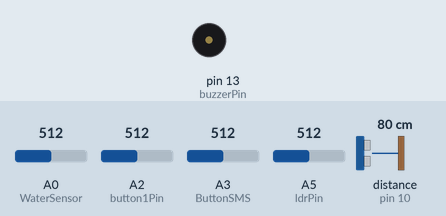
Simulated run of this sketch. Board: Arduino Uno, built with avr-gcc and run on an emulated ATmega328P. On the bench: buzzer (waves = sounding, pin HIGH). Wiring (inferred from the names in the program): ultrasonic range finder: trigger pin 8; echo pin 10. The test bench sets the inputs (shaded band); at power-on: A0 (WaterSensor) = 512, A2 (button1Pin) = 512, A3 (ButtonSMS) = 512, A5 (ldrPin) = 512, distance to the obstacle (sensor on pin 10) 80 cm. The echo pulse lasts 58.3 µs per cm; the modem accepts every AT command (registered, SIM ready, sends succeed) and sends nothing else; pins used as bus, display or sensor lines are not drawn; what the sketch prints to the serial monitor is not drawn.

Above: at 3.2 s.
3.3 s: A0 (WaterSensor) set to 390
6.7 s: A2 (button1Pin) set to 419
8.9 s: A2 (button1Pin) set to 386
At 9.6 s:
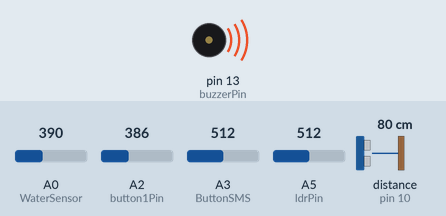
10.4 s: A2 (button1Pin) set to 410
At 11.4 s:
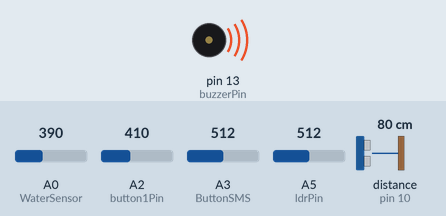
13.8 s: A2 (button1Pin) set to 390
At 15.1 s:
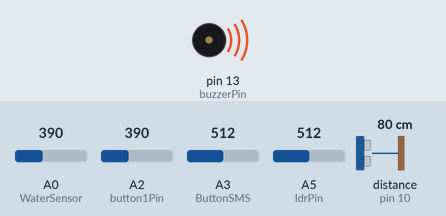
15.4 s: A0 (WaterSensor) set to 416
At 15.9 s:
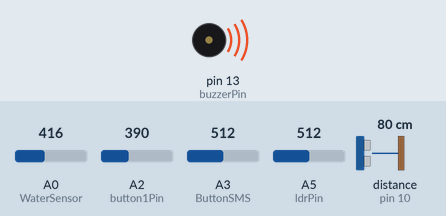
Timing chart, 0 to 19.8 s (numbered marks = the images above; inputs shaded):
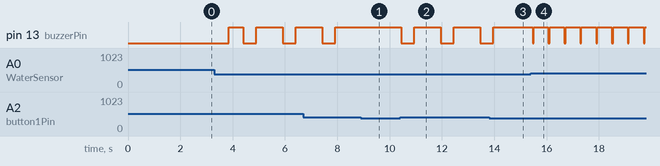

Measured:
- the behaviour switches between 401 and 400 on A2 (button1Pin) (found by bisection; images 0 and 1)
- the behaviour switches between 400 and 401 on A0 (WaterSensor) (found by bisection; images 3 and 4)
- after the input at 8.9 s, pin 13 (buzzerPin): stays HIGH (without the input it goes to LOW after 0.03 s)
- after the input at 10.4 s, pin 13 (buzzerPin): alternates HIGH for 1.0 s and LOW for 0.50 s, starting at once
- after the input at 13.8 s, pin 13 (buzzerPin): goes on until 14.0 s, then stays HIGH
- after the input at 15.4 s, pin 13 (buzzerPin): alternates HIGH for 0.56 s and LOW for 0.05 s, starting after 0.07 s

The sketch:

Main.ino
```cpp
#define trigPin 8
#define echoPin 10

//UltraSonic
const int buzzerPin = 13;
long duration, distance;

//WaterSensor
const int WaterSensor = A0;
int WaterSensorState = 0;

//LDR With Buzzer With Button1
const int ldrPin = A5;
const int button1Pin = A2;
int ldrState = 0;
int button1State = 0;

// SMS Sending Button
const int ButtonSMS = A3;
int ButtonSMSState = 0;
int ButtonSMSCondition = 0;

//GPS
String googleMapLink;

//SMS
#include <SoftwareSerial.h>
// Create software serial object to communicate with SIM800L
SoftwareSerial mySerial(6, 7); // SIM800L Tx & Rx is connected to Arduino #6 & #7

void setup() {
  Serial.begin(9600);  // Start the serial communication at 9600 baud rate
  pinMode(trigPin, OUTPUT);  // Set the trigPin as an OUTPUT
  pinMode(echoPin, INPUT);   // Set the echoPin as an INPUT
  pinMode(buzzerPin, OUTPUT);

  pinMode(WaterSensor, INPUT);
  pinMode(ldrPin, INPUT);
  pinMode(button1Pin, INPUT);
  pinMode(ButtonSMS, INPUT);

  mySerial.begin(9600);  // Begin serial communication with SIM800L
  Serial.println("Initializing...");
  delay(1000);

  // SIM800L initialization commands
  mySerial.println("AT");
  updateSerial();
  mySerial.println("AT+CMGF=1"); // Set SMS to TEXT mode
  updateSerial();
}

void loop() {
  WaterSensorState = analogRead(WaterSensor);
  ldrState = analogRead(ldrPin);
  button1State = analogRead(button1Pin);
  ButtonSMSState = analogRead(ButtonSMS);

  // Trigger SMS if button is pressed and SMS condition flag is not set
  if (ButtonSMSState > 400 && ButtonSMSCondition == 0) {
    ButtonSMSCondition = 1; // Set flag to prevent multiple SMS per press
    googleMapLink = "https://maps.app.goo.gl/aAk3zZQoXhX5PURy6";
    Serial.println("Sending SMS with location: " + googleMapLink);

    // Send SMS
    mySerial.print("AT+CMGS=\"+8801700507312\"\r"); //1789333514
    delay(100);
    mySerial.print(googleMapLink);
    delay(100);
    mySerial.write(26);  // End SMS command
    updateSerial();

    delay(1000); // Delay to ensure SMS is sent
  }

  // Reset SMS condition when button is released
  if (ButtonSMSState < 400) {
    ButtonSMSCondition = 0;
  }

  // Clear and trigger ultrasonic sensor
  digitalWrite(trigPin, LOW);
  delayMicroseconds(2);
  digitalWrite(trigPin, HIGH);
  delayMicroseconds(10);
  digitalWrite(trigPin, LOW);
  duration = pulseIn(echoPin, HIGH);
  distance = duration * 0.034 / 2;

  // Water Sensor with Buzzer
  if (WaterSensorState > 400) {
    digitalWrite(buzzerPin, LOW);
    delay(50);
    digitalWrite(buzzerPin, HIGH);
    delay(50);
  }
  // LDR with Buzzer and Button1
  else if (ldrState > 400 && button1State > 400) {
    digitalWrite(buzzerPin, LOW);
    delay(500);
    digitalWrite(buzzerPin, HIGH);
    delay(500);
  }
  // Ultrasonic with Buzzer
  else if (distance <= 10) {
    digitalWrite(buzzerPin, LOW);
    delay(500);
  } else {
    digitalWrite(buzzerPin, HIGH);
  }

  delay(500);  // Main loop delay
}

void updateSerial() {
  delay(500);
  while (Serial.available()) {
    mySerial.write(Serial.read());  // Forward Serial input to Software Serial
  }
  while (mySerial.available()) {
    Serial.write(mySerial.read());  // Forward Software Serial input to Serial
  }
}
```
